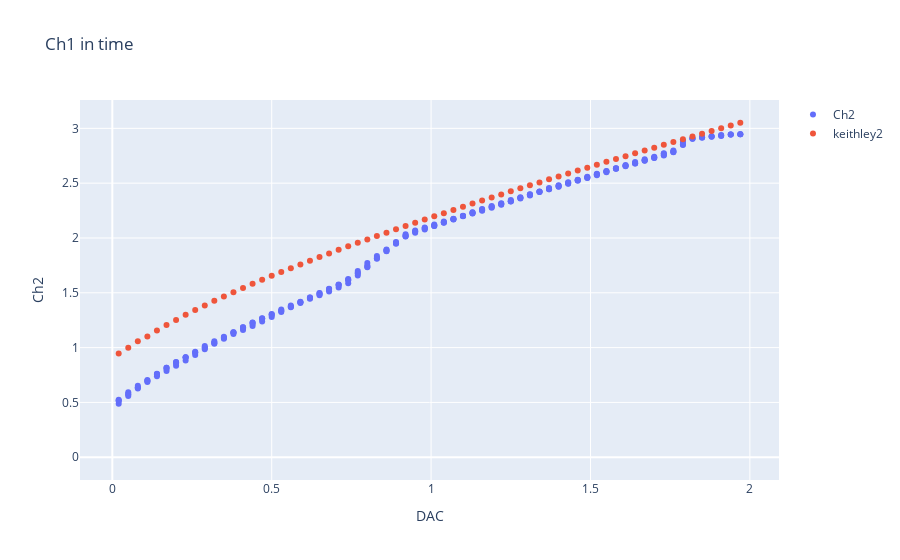

The cell this chart's notebook holds for it:
### Code cell
fig = px.scatter(data, x="DAC", y="Ch2", title='Ch1 in time')
fig.data[0].name="Ch2"
fig.update_traces(showlegend=True)
fig.add_scatter(x=data["DAC"], y=keithley[(keithley["DrainI"]>41e-9) & (keithley["DrainI"]<701e-9)]["DrainVRight"], mode='markers',name = "keithley2")

#fig.add_scatter(x=data["DAC"], y=data["Ch1"], mode='markers',name = "Ch2")
#fig.add_scatter(x=data["DAC"], y=keithley[(keithley["DrainI"]>=41e-9) & (keithley["DrainI"]<=701e-9)]["DrainV"], mode='markers',name = "keithley1")


fig.show()

### Figure 1 — Plotly figure (JSON) as saved in the notebook; plotly's stock layout.template omitted (floating-point values rounded to 4 significant figures; data arrays with more than 128 entries replaced by an {"elided": "..."} marker saying what was removed)
{"data": [{"hovertemplate": "DAC=%{x}<br>Ch2=%{y}<extra></extra>", "legendgroup": "", "marker": {"color": "#636efa", "symbol": "circle"}, "mode": "markers", "name": "Ch2", "orientation": "v", "showlegend": true, "type": "scatter", "x": {"elided": "261 float values"}, "xaxis": "x", "y": {"elided": "261 float values"}, "yaxis": "y"}, {"mode": "markers", "name": "keithley2", "type": "scatter", "x": {"elided": "261 float values"}, "y": [0.9471, 0.998, 1.057, 1.102, 1.155, 1.206, 1.253, 1.299, 1.342, 1.385, 1.426, 1.467, 1.506, 1.544, 1.581, 1.618, 1.654, 1.69, 1.724, 1.759, 1.793, 1.826, 1.86, 1.892, 1.924, 1.956, 1.987, 2.018, 2.049, 2.079, 2.109, 2.139, 2.169, 2.198, 2.226, 2.255, 2.285, 2.313, 2.341, 2.369, 2.397, 2.425, 2.453, 2.48, 2.507, 2.535, 2.562, 2.588, 2.615, 2.641, 2.668, 2.695, 2.721, 2.746, 2.772, 2.798, 2.824, 2.849, 2.875, 2.901, 2.926, 2.951, 2.976, 3.001, 3.025, 3.051]}], "layout": {"autosize": true, "legend": {"tracegroupgap": 0}, "title": {"text": "Ch1 in time"}, "xaxis": {"anchor": "y", "autorange": true, "domain": [0, 1], "range": [-0.09939, 2.089], "title": {"text": "DAC"}, "type": "linear"}, "yaxis": {"anchor": "x", "autorange": true, "domain": [0, 1], "range": [-0.2518, 3.303], "title": {"text": "Ch2"}, "type": "linear"}}}
